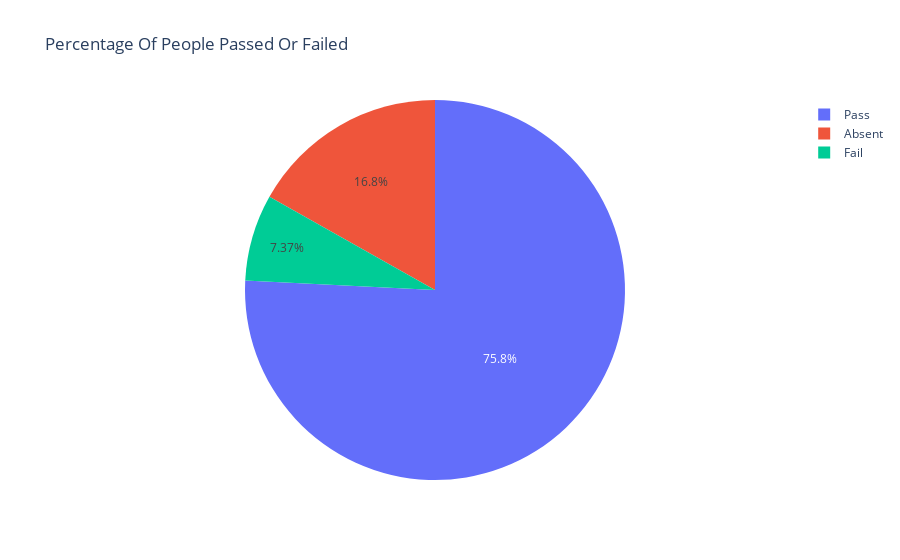

Notebook cell for this chart:
### Code cell
fig = px.pie(values=k,names=mylabels,title='Percentage Of People Passed Or Failed')
fig.show()

### Figure 1 — Plotly figure (JSON) as saved in the notebook; plotly's stock layout.template omitted (floating-point values rounded to 4 significant figures)
{"data": [{"domain": {"x": [0, 1], "y": [0, 1]}, "hovertemplate": "label=%{label}<br>value=%{value}<extra></extra>", "labels": ["Pass", "Fail", "Absent"], "legendgroup": "", "name": "", "showlegend": true, "type": "pie", "values": [72, 7, 16]}], "layout": {"legend": {"tracegroupgap": 0}, "title": {"text": "Percentage Of People Passed Or Failed"}}}
